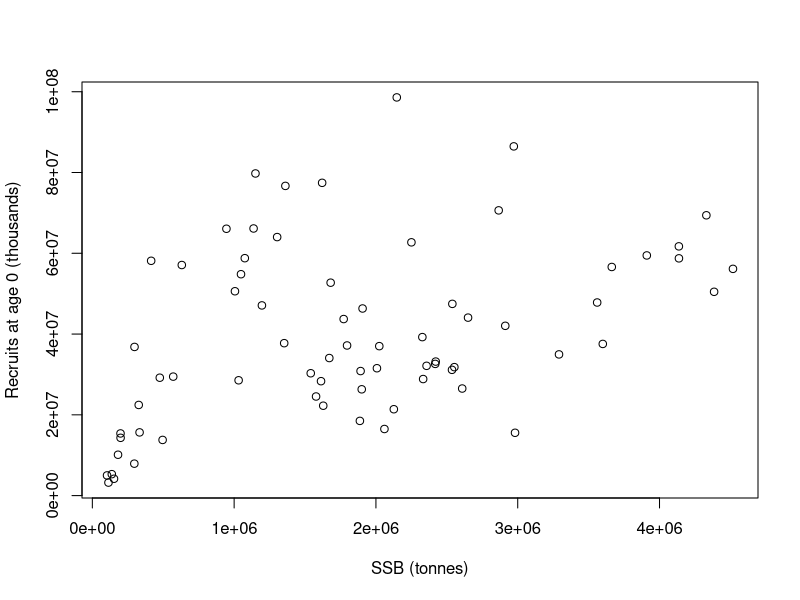
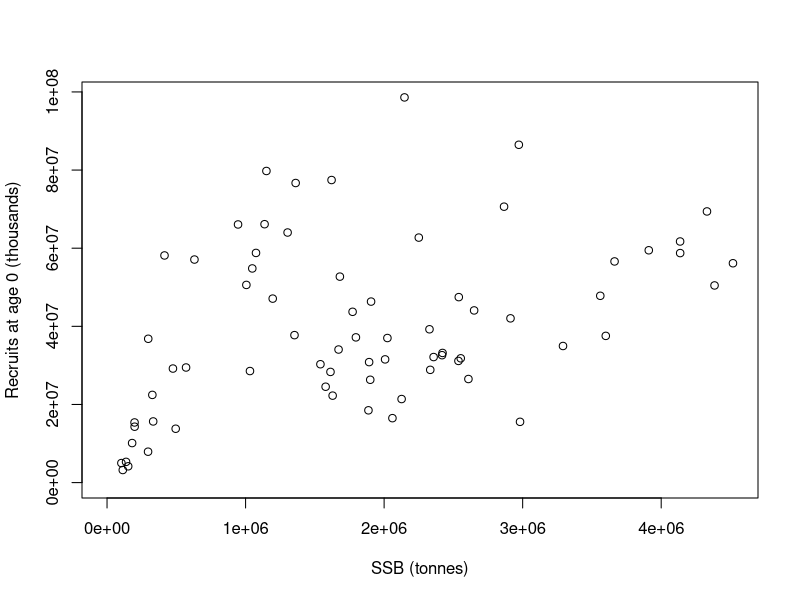
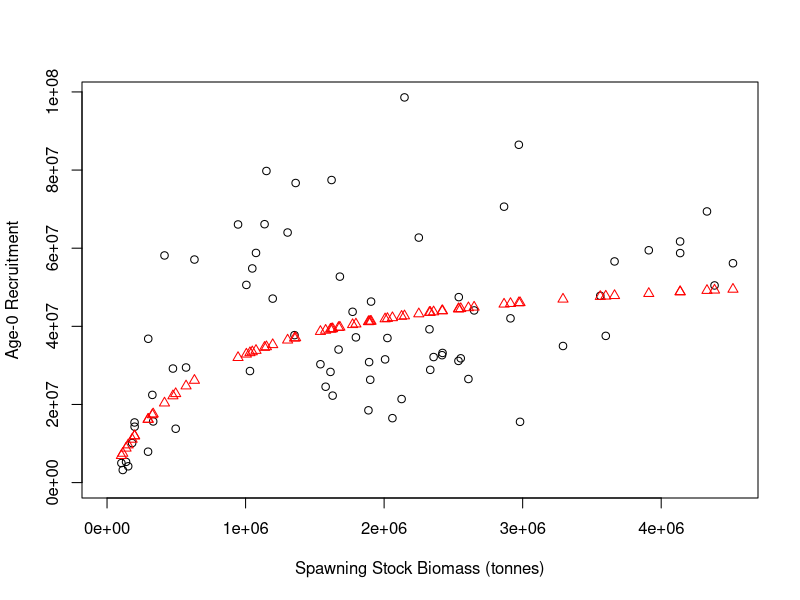
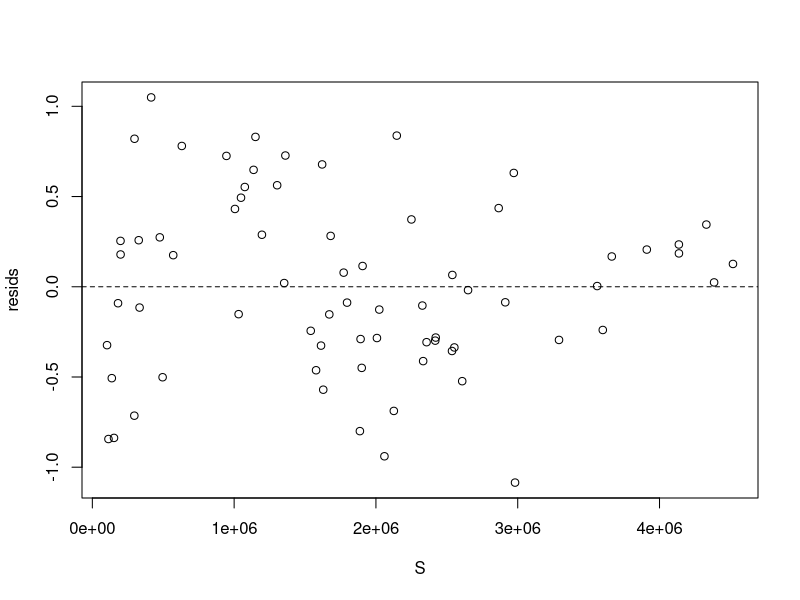
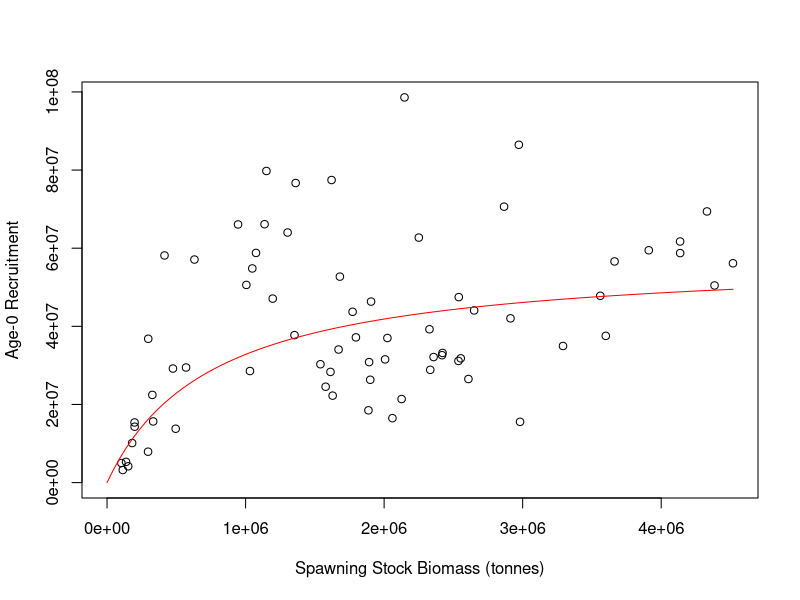
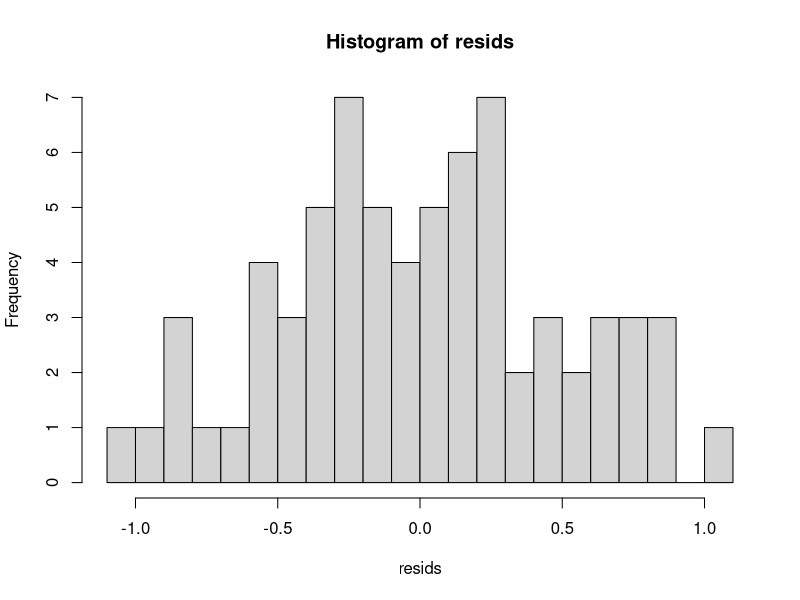
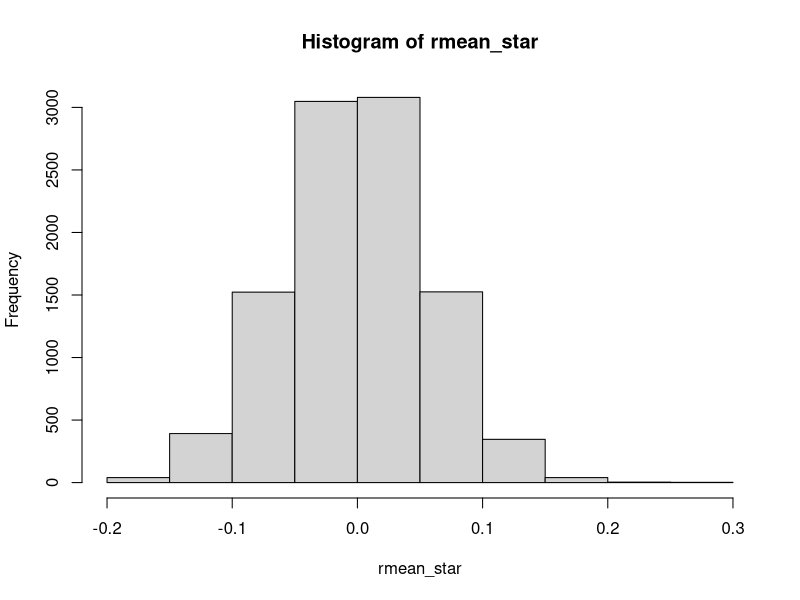
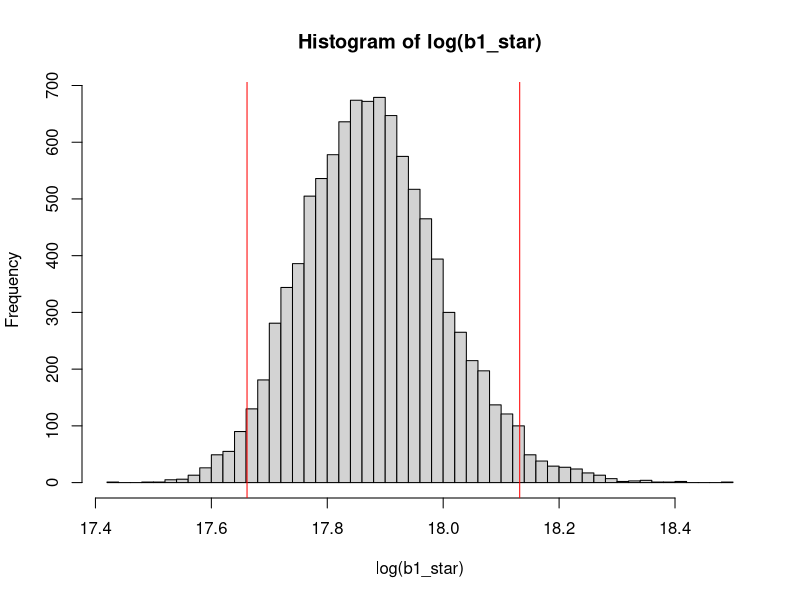

These charts were generated, in order, by the following R code:
# Fitting Models to Data in R

# Colin Millar, modified from Iago Mosqueira and Ernesto Jardim

# This script shows the steps followed to fit a stock-recruitment model to
# in the file 'north_sea_herring_SR.csv'


#==============================================================================
# Load and explore data
#==============================================================================

# load data from comma-separated file to data.frame
herring <- read.csv(file = 'north_sea_herring_SR.csv', header = TRUE)

# take a look at what we have
head(herring) # this looks at the first 6 rows
str(herring) # this lets us inspect what the columns contain

# lets rename some columns because I am lazy and want the code to be
# readable and easier to type
names(herring)
names(herring) <- c("yc", "ssb", "rec")
head(herring)

# to access the diffrent columns use '$' i.e to see the SSB values:
herring$ssb
# and to see observed recruitment
herring$rec

# initial plot of SSB vs. recruits
plot(
  rec ~ ssb,
  data = herring, # look in herring for x and y values
  xlab = "SSB (tonnes)",
  ylab = "Recruits at age 0 (thousands)"
)


# probably better to set x and y limits to start at zero
plot(
  rec ~ ssb,
  data = herring, # look in herring for x and y values
  xlim = c(0, max(ssb)), # set x limits
  ylim = c(0, max(rec)), # set y limits
  xlab = "SSB (tonnes)",
  ylab = "Recruits at age 0 (thousands)"
)


###############################################################################
# We are now going to demonstrate the same techniques employed in the spreadsheet
# solution to the assignment
###############################################################################

#==============================================================================
# Beverton and holt recruitmet model R=b1*S/(b2+S)
#==============================================================================


#------------------------------------------------------------------------------
# (1) Calculate predicted R for each year
# Rpred = b1 * S / (b2 + S)
#------------------------------------------------------------------------------

# starting values for b1 and b2
a <- 1
b <- 1

# set up the other variables (i.e. S)
S <- herring$ssb

Rpred <- a * S / (b + S)

#------------------------------------------------------------------------------
# (2) Calculate log residuals, Ln(obs/pred)
#------------------------------------------------------------------------------

# assign observed recruitment
Robs <- herring$rec

resids <- log(Robs / Rpred) # = log(Robs) - log(Rpred)

# note that in R, log is the natural log:
?log # see the help file for the log function
log(exp(1))
log(exp(10))

#------------------------------------------------------------------------------
# (3) Calculate sum of squared residuals
#------------------------------------------------------------------------------

?sum # see the help file for sum
ssq_resids <- sum(resids^2)

#------------------------------------------------------------------------------
# (4) Minimize sum-of-squares with solver by adjusting a and b
#------------------------------------------------------------------------------

# to do this, we need to set up a function that takes
# a and b as input, and returns the sums of squared residuals

# in R a function is a collection of steps: i.e.
add <- function(b1, b2) {
  b1 + b2
}
add(1, 2)
# 3

# the sums of squares function is collection of the previous 3 steps:
ssq <- function(a, b) {
  # 1. Calculate predicted R for each year
  Rpred <- a * S / (b + S)
  # 2. Calculate log residuals, Ln(obs/pred)
  resids <- log(Robs / Rpred)
  # 3. Calculate sum of squared residuals
  ssq_resids <- sum(resids^2)

  # return
  ssq_resids
}

# lets test this out:
ssq(a, b)
ssq(1, 1)
ssq(2, 1)

# now we need to search over lots of values for b1 and b2 to
# find the minimum.
# There are lots of ways to do this, we will first look at the optim function.
# the help file for optim is:
?optim

ssq_optim <- function(par) {
  a <- par[1]
  b <- par[2]

  ssq(a, b)
}

# use c to combine the starting values into a vector
?c
par0 <- c(1, 1)

# lets test the new ssq funciton
ssq_optim(par0)

# lets run it..
opt <- optim(par0, ssq_optim)

opt

# it didn't do so well....  lets try with different starting values:
opt <- optim(c(32000000, 300), ssq_optim)

opt

# better now :)

#------------------------------------------------------------------------------
# (5) Plot observed and predicted R
#------------------------------------------------------------------------------

# get the parameter estimates from the optimisation
a <- opt$par[1]
b <- opt$par[2]

# predict recruitment
Rpred <- a * S / (b + S)

# plot
plot(
  Robs ~ S,
  xlim = c(0, max(S)), # set x limits
  ylim = c(0, max(Robs)), # set y limits
  xlab = "Spawning Stock Biomass (tonnes)",
  ylab = "Age-0 Recruitment"
)

# add predictions to the plot
points(Rpred ~ S, col = "red", pch = 2)


#------------------------------------------------------------------------------
# (6) Plot residuals
#------------------------------------------------------------------------------

# calculate residuals
resids <- log(Robs / Rpred)

# plot them
plot(resids ~ S)
# add in a reference line
abline(h = 0, lty = 2)





















###############################################################################
# We are now going to demonstrate the same solution, but taking advantage of
# the tools provided by a programming / scripting language
###############################################################################

#==============================================================================
# Beverton and holt recruitmet model R=b1*S/(b2+S)
#==============================================================================

#------------------------------------------------------------------------------
# (1) Calculate predicted R for each year
# Rpred = b1 * S / (b2 + S)
#------------------------------------------------------------------------------

# this time we will write a function to do this called bevholt
#  to be safe we will also pass in S
#  this way we know for sure wha values of S are being used

bevholt <- function(b, S) {
  b[1] * S / (b[2] + S)
}

# compute R at the starting values for b1 and b2
Rpred <- bevholt(c(1, 1), S = herring$ssb)

# lets jump to step 4 ...

#------------------------------------------------------------------------------
# (4) Minimize sum-of-squares with solver by adjusting b1 and b2
#------------------------------------------------------------------------------

# now lets modify the ssq function to accept S and Robs,
# and use the function bevholt

# the sums of squares function is collection of the previous 3 steps:
ssq <- function(b, S, Robs) {
  # 1. Calculate predicted R for each year
  Rpred <- bevholt(b, S)
  # 2. Calculate log residuals, Ln(obs/pred)
  resids <- log(Robs / Rpred)
  # 3. Calculate sum of squared residuals
  ssq_resids <- sum(resids^2)

  # return
  ssq_resids
}

# lets test this out:
ssq(c(a, b), herring$ssb, herring$rec) # what to you notice this time?
ssq(c(1, 1), herring$ssb, herring$rec)
ssq(c(2, 2), herring$ssb, herring$rec)

# now we need to search over lots of values for b1 and b2 to
# find the minimum.

ssq_optim <- function(par, S, Robs) {
  b <- exp(par)

  ssq(b, S, Robs)
}

# use c to combine the starting values into a vector
par0 <- log(c(1, 1))

# lets test the new ssq funciton
ssq_optim(par0, S = herring$ssb, Robs = herring$rec)

# lets run it..
opt <- optim(par0, ssq_optim, S = herring$ssb, Robs = herring$rec)

opt

# the fit is not quite there yet, so lets try better starting values.
# this highlights the presence of multiple 'local' minima
par0 <- c(20, 5)
opt <- optim(par0, ssq_optim, S = herring$ssb, Robs = herring$rec)

opt


#------------------------------------------------------------------------------
# (5) Plot observed and predicted R
#------------------------------------------------------------------------------

# predict recruitment over the full S range
Spred <- seq(0, max(herring$ssb), length.out = 100)
Rpred <- bevholt(exp(opt$par), S = Spred)

# plot
plot(
  rec ~ ssb,
  data = herring, # pass in data this time
  xlim = c(0, max(S)), # set x limits
  ylim = c(0, max(Robs)), # set y limits
  xlab = "Spawning Stock Biomass (tonnes)",
  ylab = "Age-0 Recruitment"
)

# add predictions to the plot as a line
lines(Rpred ~ Spred, col = "red", pch = 2)















###############################################################################
# The following is to demonstrate a techniques for calculating confidence
# intervals - this is not part of the course and purely for demonstation
# purposes
###############################################################################

# Bootstrapping is so called because it is like you are acheieving something
# from nothing.
#
# but in fact it is taking advantage of the fact that your samle of data
# contains information about how it varies...
#
# this can be seen from the residuals:

# lets run the fit again
fit <- optim(par0, ssq_optim, S = herring$ssb, Robs = herring$rec)

# and calculate the residuals
Rpred <- bevholt(exp(fit$par), herring$ssb)
resids <- log( herring$rec / Rpred)

# and plot a histogram
hist(resids, nclass = 20)

# the mean of the residuals is:
mean(resids)

# but is there not error in this?

# resample from this as if the resuduals are random and reclaculate the mean
r_star <- sample(resids,  replace = TRUE)
mean(r_star)

# do it again
r_star <- sample(resids, replace = TRUE)
mean(r_star)

# do it lots of times!
rmean_star <-
  replicate(10000, {
    r_star <- sample(resids, replace = TRUE)
    mean(r_star)
  })

hist(rmean_star)

#------------------------------------------------------------------------------
# so we are able to access the error inherent in the model fit?
#
# And we can propagate this through to the parameter estimates?
#------------------------------------------------------------------------------

# resample from the residuals as if the resuduals are random and reestimate the
# parameters
r_star <- sample(resids, replace = TRUE)
opt <- optim(par0, ssq_optim, S = herring$ssb, Robs = Rpred + r_star)
opt$par

# do it again
r_star <- sample(resids, replace = TRUE)
opt <- optim(par0, ssq_optim, S = herring$ssb, Robs = Rpred + r_star)
opt$par


# do it lots of times!
par_star <-
  replicate(10000, {
    r_star <- sample(resids, replace = TRUE)
    opt <- optim(par0, ssq_optim, S = herring$ssb, Robs = Rpred * exp(r_star),
                 method = "BFGS")
    opt$par
  })

# separate b1 and b2 bootstrap simulations for ease of inspection
b1_star <- exp(par_star[1,])
b2_star <- exp(par_star[2,])

# plot histograms of simulations
hist(log(b1_star), nclass = 50)
# add confidence intervals
abline(v = quantile(log(b1_star), c(0.025, 0.975)), col = "red")
quantile(b1_star, c(0.025, 0.975))

# what does the 2D bootstrap simulation look like?
plot(log(b1_star), log(b2_star), pch = ".", col = grey(.5, alpha = 0.5))

# a colourful 2d densty plot
image(MASS::kde2d(log(b1_star), log(b2_star), n = 400),
      xlab = "log b1", ylab = "log b2",
      xlim = quantile(log(b1_star), c(0.025, 0.975)),
      ylim = quantile(log(b2_star), c(0.025, 0.975)),
      main = "bootstraped uncertainty in parameter estimates")
# plot the least squares estimate
points(fit$par[1], fit$par[2], pch = 16, col = "blue")



# plot
# predict recruitment over the full S range
Spred <- seq(0, max(herring$ssb), length.out = 100)
Rpred <- apply(par_star, 2, function(x) bevholt(exp(x), S = Spred))

# plot a few curves to see the uncertainty in the relationship
matplot(Spred, Rpred[, sample(1:ncol(Rpred), 100)], type = "l", lty = 1, col = grey(0.5, alpha = 0.5),
        xlim = c(0, max(S)), # set x limits
        ylim = c(0, max(Robs)), # set y limits
        xlab = 'Spawning Stock Biomass (tonnes)',
        ylab = 'Age-0 Recruitment',
        main = "boostraped error in stock recruitment relationship")
# add the data
points(herring$ssb, herring$rec, type = "b", pch = 16, col = "red")
